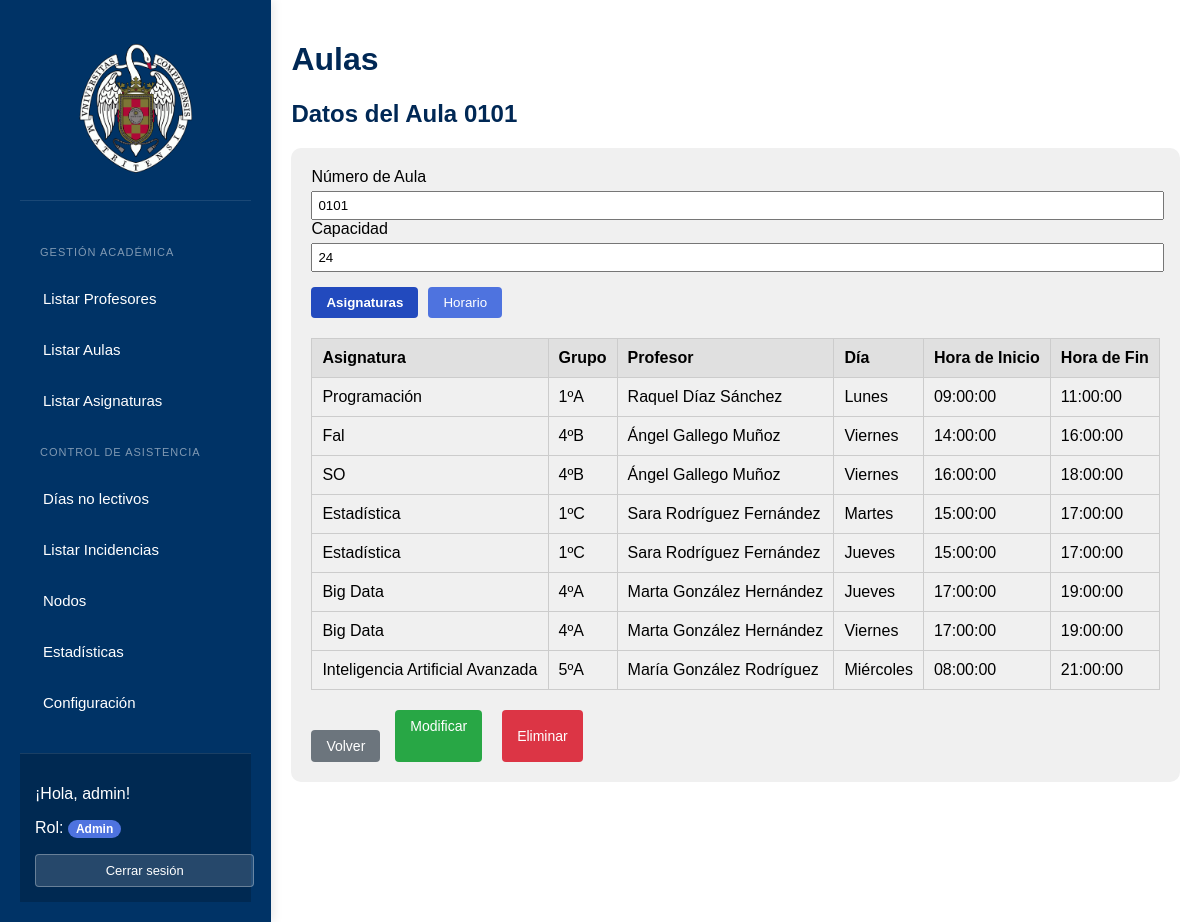
The page /VerDatosAula.php?id=1 (signed in) on the database its author committed.
### tables this page shows
CREATE TABLE `aulas` (
  `id` int(11) NOT NULL,
  `numero_aula` varchar(4) DEFAULT NULL,
  `capacidad` int(11) NOT NULL
);

CREATE TABLE `horarios` (
  `id` int(11) NOT NULL,
  `asignatura_id` int(11) NOT NULL,
  `dia_semana` enum('Lunes','Martes','Miércoles','Jueves','Viernes','Sábado','Domingo') NOT NULL,
  `hora_inicio` time NOT NULL,
  `hora_fin` time NOT NULL
);

CREATE TABLE `asignaturas` (
  `id` int(11) NOT NULL,
  `profesor_id` int(11) NOT NULL,
  `aula_id` int(11) NOT NULL,
  `nombre_asignatura` varchar(100) NOT NULL,
  `grupo` varchar(10) DEFAULT NULL
);

### www/VerDatosAula.php (the view, shortened to what this page needs)
<!DOCTYPE html>
<html lang="es">
<head>
    <link rel="stylesheet" href="stylesDatos.css">
</head>
<body>
    <?php
    include("php/conexion.php");
    if (isset($_GET['id']) && is_numeric($_GET['id'])) {
        $aula_id = intval($_GET['id']);
        $query_aula = "SELECT * FROM aulas WHERE id = ?";
        $stmt = $conn->prepare($query_aula);
        $stmt->bind_param("i", $aula_id);
        $stmt->execute();
        $result_aula = $stmt->get_result();
        if ($result_aula->num_rows > 0) {
            $aula = $result_aula->fetch_assoc();
        } else {
            die("Aula no encontrada.");
        }
        $query_asignaturas = "
            SELECT a.nombre_asignatura,
                   a.grupo,
                   CONCAT(p.nombre, ' ', p.apellidos) AS profesor_nombre,
                   h.dia_semana,
                   h.hora_inicio,
                   h.hora_fin
            FROM asignaturas a
            JOIN profesores p ON a.profesor_id = p.id
            LEFT JOIN horarios h ON a.id = h.asignatura_id
            WHERE a.aula_id = ?";
        $stmt = $conn->prepare($query_asignaturas);
        $stmt->bind_param("i", $aula_id);
        $stmt->execute();
        $result_asignaturas = $stmt->get_result();
        $asignaturas_list = [];
        if ($result_asignaturas && $result_asignaturas->num_rows > 0) {
            while ($row = $result_asignaturas->fetch_assoc()) {
                $asignaturas_list[] = $row;
            }
        }
    } else {
        die("ID del aula no especificado o inválido.");
    }
    ?>
    <div class="container">
        <?php include("php/sidebar.php"); ?>
        <main class="content">
            <h1>Aulas</h1>
            <h2>Datos del Aula <?php echo htmlspecialchars($aula['numero_aula']); ?></h2>
            <div class="form-container">
                <div class="form-group">
                    <label for="numero-aula">Número de Aula</label>
                    <input type="text" id="numero-aula" value="<?php echo htmlspecialchars($aula['numero_aula']); ?>" readonly>
                    <label for="capacidad">Capacidad</label>
                    <input type="text" id="capacidad" value="<?php echo htmlspecialchars($aula['capacidad']); ?>" readonly>
                </div>
                <div class="info-buttons">
                    <button type="button" id="btn-asignaturas" class="info-btn active" onclick="mostrarSeccion('asignaturas')">Asignaturas</button>
                    <button type="button" id="btn-horario" class="info-btn" onclick="mostrarSeccion('horario')">Horario</button>
                </div>
                <div id="seccion-asignaturas" class="info-section">
                    <table class="data-table">
                        <thead>
                            <tr>
                                <th>Asignatura</th>
                                <th>Grupo</th>
                                <th>Profesor</th>
                                <th>Día</th>
                                <th>Hora de Inicio</th>
                                <th>Hora de Fin</th>
                            </tr>
                        </thead>
                        <tbody>
                            <?php
                            if (!empty($asignaturas_list)) {
                                foreach ($asignaturas_list as $asignatura) {
                                    echo "<tr>";
                                    echo "<td>" . htmlspecialchars($asignatura['nombre_asignatura']) . "</td>";
                                    echo "<td>" . htmlspecialchars($asignatura['grupo']) . "</td>";
                                    echo "<td>" . htmlspecialchars($asignatura['profesor_nombre']) . "</td>";
                                    echo "<td>" . htmlspecialchars($asignatura['dia_semana'] ?? '-') . "</td>";
                                    echo "<td>" . htmlspecialchars($asignatura['hora_inicio'] ?? '-') . "</td>";
                                    echo "<td>" . htmlspecialchars($asignatura['hora_fin'] ?? '-') . "</td>";
                                    echo "</tr>";
                                }
                            } else {
                                echo "<tr><td colspan='6'>No hay asignaturas registradas para este aula.</td></tr>";
                            }
                            ?>
                        </tbody>
                    </table>
                </div>
                <div class="action-buttons">
                    <button type="button" class="volver" onclick="window.location.href='ListadoAulas.php'">Volver</button>
                    <?php if (isset($_SESSION['rol']) && in_array($_SESSION['rol'], ['admin', 'editor'])): ?>
                    <a href="ModificarAula.php?id=<?php echo $aula_id; ?>" class="edit-btn">Modificar</a>
                    <?php endif; ?>
                    <?php if (isset($_SESSION['rol']) && $_SESSION['rol'] === 'admin'): ?>
                    <button type="button" class="delete-btn" onclick="confirmarEliminacion(<?php echo $aula_id; ?>)">Eliminar</button>
                    <?php endif; ?>
                </div>
            </div>
        </main>
    </div>
</body>
</html>

### www/stylesDatos.css (style rules this page uses)
body { font-family: Arial, sans-serif; margin: 0; padding: 0; display: flex; height: 100vh; }
.container { display: flex; width: 100%; height: 100%; }
.content { width: 80%; padding: 20px; }
h1, h2 { color: #002855; }
.form-container { background-color: #f0f0f0; padding: 20px; border-radius: 10px; }
.form-group { margin-bottom: 15px; }
.form-group label { display: block; margin-bottom: 5px; }
.form-group input { width: calc(100% - 10px); padding: 5px; }
.data-table { width: 100%; border-collapse: collapse; margin-top: 20px; }
.data-table th, .data-table td { border: 1px solid #ccc; padding: 10px; text-align: left; }
.data-table th { background-color: #e0e0e0; }
button { background-color: #007bff; color: white; border: none; padding: 10px 15px; cursor: pointer; }
.volver { margin-top: 20px; }
.view-btn, .edit-btn, .delete-btn { background-color: #007bff; color: white; border: none; padding: 5px 10px; margin: 0 5px; border-radius: 5px; cursor: pointer; }
.edit-btn { background-color: #ffc107; }
.delete-btn { background-color: #dc3545; }

### www/VerDatosAula.php (style rules this page uses)
.action-buttons { display: flex; margin-top: 20px; gap: 10px; }
.action-buttons button, .action-buttons a { padding: 8px 15px; text-decoration: none; border: none; border-radius: 4px; cursor: pointer; color: white; display: inline-block; text-align: center; font-size: 14px; }
.volver { background-color: #6c757d; }
.edit-btn { background-color: #28a745; }
.delete-btn { background-color: #dc3545; }
.info-buttons { display: flex; margin-bottom: 15px; gap: 10px; }
.info-btn { padding: 8px 15px; background-color: #4e73df; color: white; border: none; border-radius: 4px; cursor: pointer; }
.info-btn.active { background-color: #224abe; font-weight: bold; }

### www/php/sidebar.php (style rules this page uses)
.container { display: flex; min-height: 100vh; }

### rows shown on the page
aulas: numero_aula "0101", capacidad "24"
horarios: asignatura.nombre_asignatura "Programación", asignatura.grupo "1ºA", profesor_nombre "Raquel Díaz Sánchez", dia_semana "Lunes", hora_inicio "09:00:00", hora_fin "11:00:00"
horarios: asignatura.nombre_asignatura "Fal", asignatura.grupo "4ºB", profesor_nombre "Ángel Gallego Muñoz", dia_semana "Viernes", hora_inicio "14:00:00", hora_fin "16:00:00"
horarios: asignatura.nombre_asignatura "SO", asignatura.grupo "4ºB", profesor_nombre "Ángel Gallego Muñoz", dia_semana "Viernes", hora_inicio "16:00:00", hora_fin "18:00:00"
horarios: asignatura.nombre_asignatura "Estadística", asignatura.grupo "1ºC", profesor_nombre "Sara Rodríguez Fernández", dia_semana "Martes", hora_inicio "15:00:00", hora_fin "17:00:00"
horarios: asignatura.nombre_asignatura "Estadística", asignatura.grupo "1ºC", profesor_nombre "Sara Rodríguez Fernández", dia_semana "Jueves", hora_inicio "15:00:00", hora_fin "17:00:00"
horarios: asignatura.nombre_asignatura "Big Data", asignatura.grupo "4ºA", profesor_nombre "Marta González Hernández", dia_semana "Jueves", hora_inicio "17:00:00", hora_fin "19:00:00"
horarios: asignatura.nombre_asignatura "Big Data", asignatura.grupo "4ºA", profesor_nombre "Marta González Hernández", dia_semana "Viernes", hora_inicio "17:00:00", hora_fin "19:00:00"
horarios: asignatura.nombre_asignatura "Inteligencia Artificial Avanzada", asignatura.grupo "5ºA", profesor_nombre "María González Rodríguez", dia_semana "Miércoles", hora_inicio "08:00:00", hora_fin "21:00:00"

### other values the page prints
$label "Listar Profesores Listar Aulas Listar Asignaturas Días no lectivos Listar Incidencias Nodos Estadísticas Configuración"
$_SESSION['username'] "admin"
$_SESSION['rol'] "Admin"
